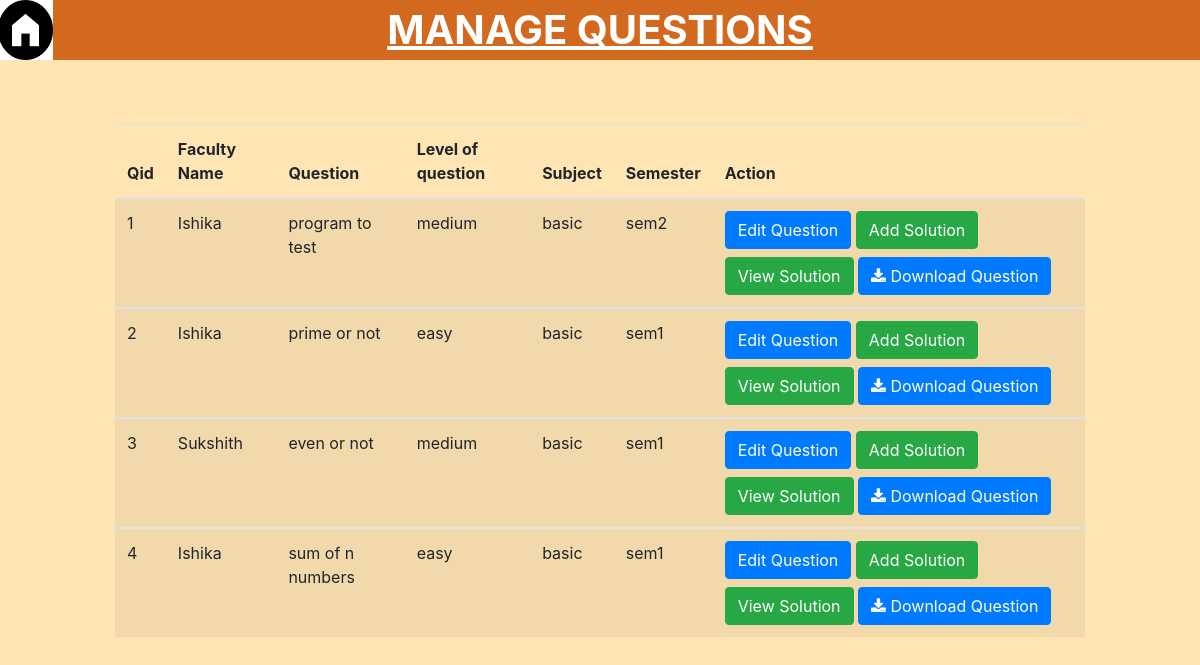
Screenshot of /manageques.php with the database file from the repository.
### tables this page shows
CREATE TABLE `question` (
  `qid` int(11) NOT NULL,
  `fname` varchar(50) DEFAULT NULL,
  `ques` varchar(1000) DEFAULT NULL,
  `lques` varchar(50) DEFAULT NULL,
  `sub` varchar(100) DEFAULT NULL,
  `sem` varchar(50) DEFAULT NULL,
  `i1` varchar(100) DEFAULT NULL,
  `o1` varchar(100) DEFAULT NULL,
  `i2` varchar(100) DEFAULT NULL,
  `o2` varchar(100) DEFAULT NULL,
  `i3` varchar(100) DEFAULT NULL,
  `o3` varchar(100) DEFAULT NULL,
  `i4` varchar(100) DEFAULT NULL,
  `o4` varchar(100) DEFAULT NULL,
  `i5` varchar(100) DEFAULT NULL,
  `o5` varchar(100) DEFAULT NULL,
  `i6` varchar(100) DEFAULT NULL,
  `o6` varchar(100) DEFAULT NULL,
  `i7` varchar(100) DEFAULT NULL,
  `o7` varchar(100) DEFAULT NULL,
  `i8` varchar(100) DEFAULT NULL,
  `o8` varchar(100) DEFAULT NULL
);

### manageques.php (the view, shortened to what this page needs)
<!DOCTYPE html>
<?php
$sql = "select * from question";
$res = mysqli_query($con,$sql);
?>
<html lang="en">
  <head>
    <link rel="stylesheet" href="https://cdn.jsdelivr.net/npm/bootstrap@4.6.2/dist/css/bootstrap.min.css">
    <link rel="stylesheet" href="https://maxcdn.bootstrapcdn.com/font-awesome/4.3.0/css/font-awesome.min.css">
  </head>
  <body style="background-color:#FFE5B4;">
  <div id="head"  style="font-weight: bold;background-color:chocolate;color:white;text-align:center;font-size: 40px;text-decoration: underline; ">
              <a href="db.php?home">
                  <img height="60" width="55" style="position: absolute;top:0px;left:-2px;"/>
              </a>
                MANAGE QUESTIONS
            </div><br/><br/>
    <div class  = "container col-lg-10">
      <form action="db.php" method="POST">
        <table class = "table table-striped mt-3">
          <thead class = "mt-3">
            <tr>
              <th scope = "col">Qid</th>
              <th scope = "col">Faculty Name</th>
              <th scope = "col">Question</th>
              <th scope = "col">Level of question</th>
              <th scope = "col">Subject</th>
              <th scope = "col">Semester</th>
              <th scope = "col">Action</th>
            </tr>
          </thead>
          <?php
          foreach($res as $row)
          {
          ?>
          <tbody>
            <td scope = "col"><?php echo $row['qid'];?></td>
            <td scope = "col"><?php echo $row['fname'];?></td>
            <td scope = "col"><?php echo $row['ques'];?></td>
            <td scope = "col"><?php echo $row['lques'];?></td>
            <td scope = "col"><?php echo $row['sub'];?></td>
            <td scope = "col"><?php echo $row['sem'];?></td>
            <td scope = "col">
              <form action = "db.php" method = "POST">
                  <button type  = "submit" name="editmang" class = "btn btn-primary">Edit Question</button>
                  <button type= "submit" name="quesfet" class = "btn btn-success">Add Solution </button>
                  <button type  = "submit" name="viewsolution" class = "btn btn-success mt-2">View Solution</button>
                  <button type  = "submit" name="download" class = "btn btn-primary mt-2"><i class="fa fa-download" aria-hidden="true"></i>&nbsp;Download Question</button>
              </form>
            </td>
          </tbody>
          <?php }
          ?>
        </table>
          </form>
      </div>
  </body>
</html>

### rows the page displays
question: qid "1", fname "Ishika", ques "program to test", lques "medium", sub "basic", sem "sem2"
question: qid "2", fname "Ishika", ques "prime or not", lques "easy", sub "basic", sem "sem1"
question: qid "3", fname "Sukshith", ques "even or not", lques "medium", sub "basic", sem "sem1"
question: qid "4", fname "Ishika", ques "sum of n numbers", lques "easy", sub "basic", sem "sem1"
